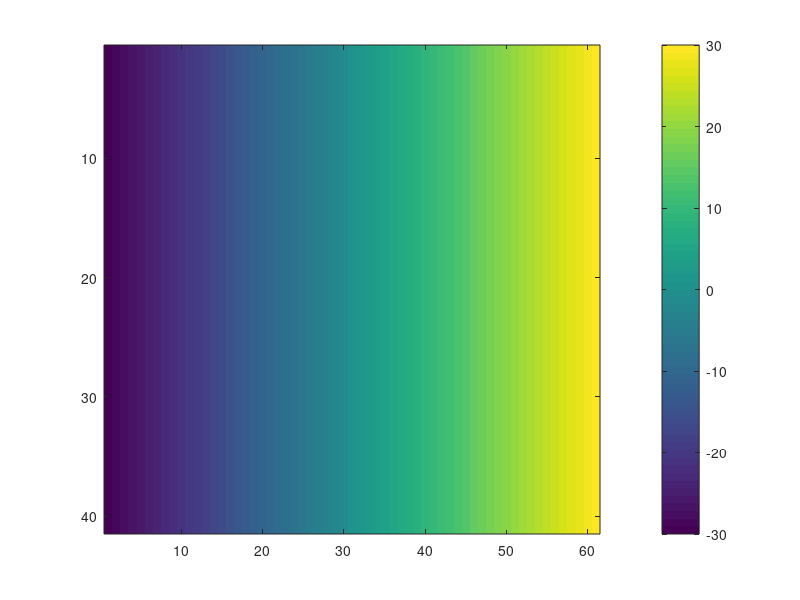

MATLAB code to generate this figure: (Note: this script raises an error after producing the figure.)
% test_bsplinecompute2d

dx = 1;
Nx = 61*1e0; % choose odd
dy = 2;
Ny = 41*1e0;
%Ny = 1;
x = [-0.5*(Nx-1):0.5*(Nx-1)]'*dx;
y = [-0.5*(Ny-1):0.5*(Ny-1)]'*dy;
[xo,yo] = meshgrid(x,y);
%zo = exp(-(xo.^2)/(0.125*Nx^2) + -(yo.^2)/(0.125*Ny^2));%ones(Ny,Nx);%xo+yo; %rand(Nx*Ny,1);
%zo = 0*xo+1;
zo = xo - (mean(x));
%zo = yo - (min(y));
imagesc(zo); colorbar
w = 1;

dxm = 4*dx;
dym = 4*dy;
Nxm = 2+2*fix( (x(Nx)-x(1))/dxm/2 );
Nym = 2+2*fix( (y(Ny)-y(1))/dym/2 );
xm = [-0.5*(Nxm-1):0.5*(Nxm-1)]'*dxm;
ym = [-0.5*(Nym-1):0.5*(Nym-1)]'*dym;
if(0&Ny==1)
    Nym = 1;
    ym = 0;
end

% works in 1-d,2d
%[am,aci,J] = bspline_compute2d_v03_a(xo(:),yo(:),zo(:),w,xm,ym,lc,bctype);

% working now
%[am,aci,J] = bspline_compute2d_v08(xo(:),yo(:),zo(:),w,xm,ym,lc,bctype);

% missing data
addpath('m:/plant/matlab/misc')
id = [1:1:(Ny*Nx)];
lc = 0;
bctype =0;
[am,aci,J,b,r] = bspline_compute2d_v11b(col(xo(id)),col(yo(id)),col(zo(id)),w,xm,ym,lc,bctype);

% show coeff
subplot 121
imagesc(xm,ym,am)
colorbar
subplot 122
imagesc(xm,ym,aci)
colorbar
hold on
plot(xo(id),yo(id),'w.')
hold off

% show b
imagesc(xm,ym,reshape(b, Nym, Nxm))
hold on
plot(xo,yo,'w.')
hold off

% show slice
xslice = [(xm(1)-dxm):dx:(xm(end)+dxm)]';
yslice = 0*xslice;
[zbslice] = bspline_curve2d(xslice,yslice, xm,ym, am, bctype);
plot((xslice-xm(1))/dxm, zbslice, 'm', (xm-xm(1))/dxm, am(1+(Nym-1)/2,:),'mo', (x-xm(1))/dxm, zo(1,:),'b.'); grid on
grid on
hold on

% compare
lc = 0;
bctype =1;
xslice = [(xm(1)-dxm):dx:(xm(end)+dxm)]';
yslice = 0*xslice+x(1);
% 2d
[am,aci,J,b,r] = bspline_compute2d_v11b(col(xo(id)),col(yo(id)),col(zo(id)),w,xm,ym,lc,bctype);
[zbslice] = bspline_curve2d(xslice,yslice, xm,ym, am, bctype);

% 1d
[am1,aci1,J1,zm1,zs1] = bspline_compute(x(:),col(zo(1,:)),w,xm,dxm,lc,bctype);
[zbslice1] = bspline_curve(xslice, xm, am1, dxm, bctype);

%plot
%plot((x-xm(1))/dxm, zo(1,:),'b.', (xslice-xm(1))/dxm, zbslice1,'k', (xm-xm(1))/dxm, am1,'ko', (xslice-xm(1))/dxm,zbslice,'r', (xm-xm(1))/dxm,am(1+(Nym-1)/2,:),'ro'); grid on
plot((x-xm(1))/dxm, zo(1,:),'b.', (xslice-xm(1))/dxm, zbslice1,'k', (xm-xm(1))/dxm, am1,'ko', (xslice-xm(1))/dxm,zbslice,'r', (xm-xm(1))/dxm,am(1,:),'ro'); grid on




% check reconstruction
[zbs] = bspline_curve2d(xo(:),yo(:), xm,ym, am, bctype);
zbs = reshape(zbs, Ny,Nx);

subplot 121
imagesc(x,y,zo); 
caxis([min(zo(:)) max(zo(:))]) 
hold on
%plot(xo(id),yo(id),'w.')
hold off
colorbar

subplot 122
imagesc(x,y,zbs-zo)
caxis([min(zo(:)) max(zo(:))]) 
caxis([-1 1]) 
colorbar
hold on
%plot(xo(id),yo(id),'w.')
hold off


% on 10 June 2005: reconstruction not quite right when bctype is used

%%%%%%%%%%%%%%%%%%%%%%%
% do it to some data
addpath g:/matlab
pc_remotestartup
cd('E:\Users\Plant\Projects\02-interpolation\InterpNCEXBathy\ncexForD3D-7(newgrid28oct2004)')
load  outerswan_BSplineLocal.mat
w=0.5;
w = 1-NEi/(1+w);
dxm = 2*diff(Xlocal(1,1:2))
dym = 2*diff(Ylocal(1:2,1))
xm = (Xlocal(1)-dxm):dxm:(Xlocal(end)+dxm);
ym = (Ylocal(1)-dym):dym:(Ylocal(end)+dym);
lc = 4;
bctype = 1;
%
[am,aci,J,b,r] = bspline_compute2d_v11b(col(Xlocal),col(Ylocal),col(Zi),col(w),xm(:),ym(:),lc,bctype);
[zbs] = bspline_curve2d(Xlocal(:),Ylocal(:), xm(:),ym(:), am, bctype);
zbs = reshape(zbs, size(Xlocal));

% show coeff
figure
subplot 121
imagesc(xm,ym,am)
colorbar
subplot 122
imagesc(xm,ym,aci)
colorbar
hold on
%plot(xo(id),yo(id),'w.')
hold off

% check reconstruction
figure
x = Xlocal(1,:);
y = Ylocal(:,1);
subplot 121
imagesc(x,y,-Zbs); %caxis([-1 1]) 
hold on
%plot(xo(id),yo(id),'w.')
hold off
caxis([-500 10])
colorbar

subplot 122
imagesc(x,y,-zbs)
%caxis([-1 1])
caxis([-500 10])
colorbar
hold on
%plot(xo(id),yo(id),'w.')
hold off

figure
for i=1:length(y)
    plot(x,-Zi(i,:),'b.',x,-Zi(i,:),'b-', x,-Zbs(i,:),'k', x, -zbs(i,:),'r', x, NEi(i,:)*10,'b--')
    grid on
    zoom on
    ylim([-500 10])
    pause
end
    














subplot 211
imagesc(am);
subplot 212
imagesc(aci)

% reconstruct
[zbs] = bspline_curve2d(x,y, xm,ym, reshape(am, My,Mx),bctype);
subplot 211
imagesc(reshape(z,21,11));
subplot 212
imagesc(reshape(zbs,21,11))


plot(1:21,reshape(z,21,11),'b',1:21,reshape(zbs,21,11),'r-' )


return

% reconstruct
if(nargout>3)
    % evaluate at grid locations
    zm = bspline_curve(xm, xm, am, 1, bctype);
end
if(nargout>4)
% evaluate at data locations
zs = bspline_curve(x, xm, am, 1, bctype);
end
% done
